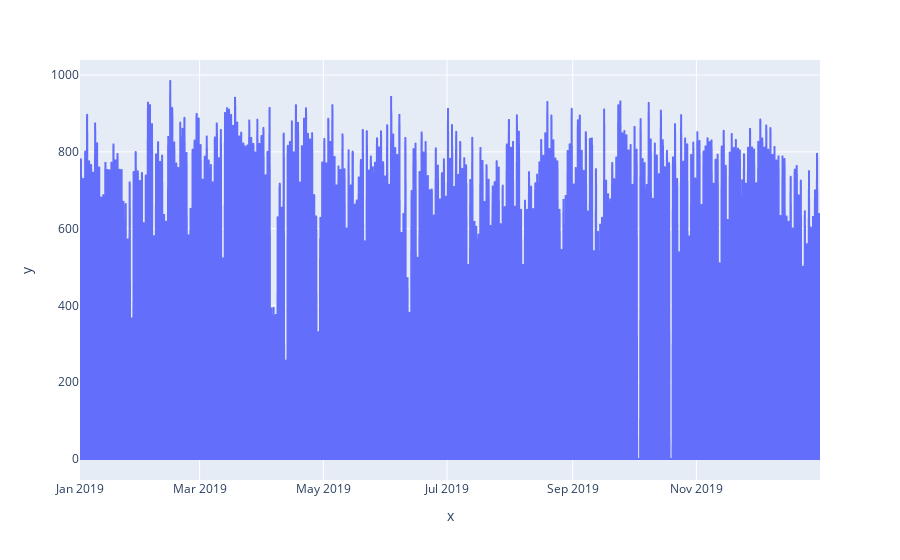

Notebook source saved alongside this figure:
### Markdown cell above
### Plotting the time series:

### Code cell
px.line(x=solar.index,y=solar.price)

### Figure 1 — Plotly figure (JSON) as saved in the notebook; plotly's stock layout.template omitted (floating-point values rounded to 4 significant figures; data arrays with more than 128 entries replaced by an {"elided": "..."} marker saying what was removed)
{"data": [{"hovertemplate": "x=%{x}<br>y=%{y}<extra></extra>", "legendgroup": "", "line": {"color": "#636efa", "dash": "solid"}, "marker": {"symbol": "circle"}, "mode": "lines", "name": "", "showlegend": false, "type": "scattergl", "x": {"elided": "8712 str values"}, "xaxis": "x", "y": {"elided": "8712 float values"}, "yaxis": "y"}], "layout": {"legend": {"tracegroupgap": 0}, "margin": {"t": 60}, "xaxis": {"anchor": "y", "domain": [0, 1], "title": {"text": "x"}}, "yaxis": {"anchor": "x", "domain": [0, 1], "title": {"text": "y"}}}}
